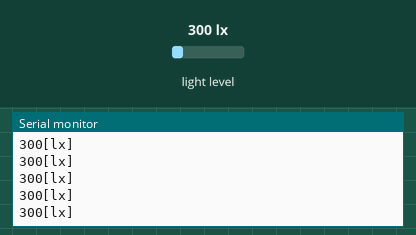
Recording of a sketch running on a simulated Arduino Uno, built with avr-gcc and run on an emulated ATmega328P. Parts: the last lines printed to the serial monitor. Wiring (inferred from the names in the program): BH1750 light sensor at I2C address 0x23. Inputs (shaded band) come from the test bench; at power-on: light level 300 lx.

Above: at 1.4 s.
1.5 s: light level set to 40 lx
At 1.69 s:
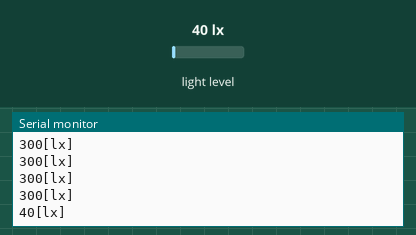
3.0 s: light level set to 500 lx
At 3.04 s:
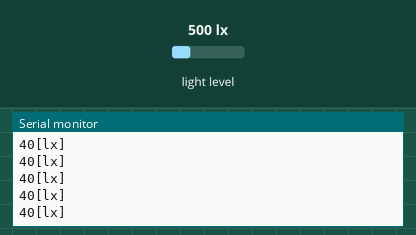
Timing chart, 0 to 6.0 s (numbered marks = the images above; inputs shaded):
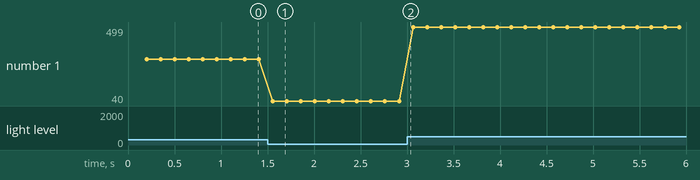

The sketch:

light_sensor.ino
```cpp
/*Sample code for the BH1750 Light sensor

 Connection:
 VCC-5v
 GND-GND
 SCL-SCL(analog pin-5)
 SDA-SDA(analog pin-4)
 ADD-NC <-- to asign a different I2C address to the sensor
*/

#include <Wire.h> //BH1750 IIC Mode
#include <math.h>
#include "gy30.h"

void setup()
{
   Wire.begin();
   Serial.begin(9600); //init Serial rate
   gy30Init(BH1750address);
   delay(200);
}

void loop()
{
  int i;
  uint16_t val=0;
  val = gy30Read(BH1750address);
  Serial.print(val,DEC);
  Serial.println("[lx]");
  delay(150);
}
```

MQ_sensors.cpp
```cpp
#include "MQ_sensors.h"
#include <Arduino.h>
void MQ_sensorsInit(int pin){
  pinMode(pin, INPUT);
}
int MQ_SensorsRead(int pin){
  int val = analogRead(pin);
  return val;
}
```

MQ_sensors.h
```cpp
#ifndef MQ_sensors
#define MQ_sensors

void MQ_sensorsInit(int pin);
int MQ_SensorsRead(int pin);

#endif MQ_sensors
```

SHT31d.cpp
```cpp
#include "SHT31d.h"
#include <Wire.h>
#include "Adafruit_SHT31.h"

Adafruit_SHT31 sht31 = Adafruit_SHT31();

void SHT31dInit(){
  if (! sht31.begin(0x44)) {   // Set to 0x45 for alternate i2c addr
  //  Serial.println("Couldn't find SHT31");
  }
}

struct TempData SHT31dRead(){
  struct TempData retVal;
  retVal.temp=sht31.readTemperature();
  retVal.humi=sht31.readHumidity();

  return retVal;
}
```

SHT31d.h
```cpp
#ifndef SHT31d
#define SHT31d

typedef struct TempData{
  float temp;
  float humi;
};

void SHT31dInit();
struct TempData SHT31dRead();

#endif SHT31d
```

gy30.cpp
```cpp
#include <Wire.h>
#include "gy30.h"

uint8_t buff[2];

uint16_t BH1750_Read(int address)
{
   int i=0;
   Wire.beginTransmission(address);
   Wire.requestFrom(address, 2);
   while(Wire.available())
   {
      buff[i] = Wire.read();  // receive one byte
      i++;
   }
   Wire.endTransmission();
   return i;
}

void gy30Init(int address){
  Wire.beginTransmission(address);
   Wire.write(0x10); //1lx reolution 120ms
   Wire.endTransmission();
}
uint16_t gy30Read(int address){
  uint16_t val=0;
  if(2==BH1750_Read(address))
  {
    val=((buff[0]<<8)|buff[1])/1.2;
  }
  return val;
}
```

gy30.h
```cpp
#ifndef GY30_H
#define GY30_H

#define BH1750address 0x23

void gy30Init(int address);
uint16_t gy30Read(int address);

#endif GY30_H
```

ms5611_rover.cpp
```cpp
#include "ms5611_rover.h"
#include <Wire.h>
#include <MS5611.h>

MS5611 ms5611;

void ms5611Init() {
  // Initialize MS5611 sensor
  // Ultra high resolution: MS5611_ULTRA_HIGH_RES
  // (default) High resolution: MS5611_HIGH_RES
  // Standard: MS5611_STANDARD
  // Low power: MS5611_LOW_POWER
  // Ultra low power: MS5611_ULTRA_LOW_POWER
  while(!ms5611.begin(MS5611_ULTRA_HIGH_RES)){};
}

struct PresData ms5611Read() {
  struct PresData retVal;
  retVal.pressure = ms5611.readPressure();
  retVal.altitude = ms5611.getAltitude(retVal.pressure);

  return retVal;
}
```

ms5611_rover.h
```cpp
#ifndef MS5611_ROVER_H
#define MS5611_ROVER_H

typedef struct PresData {
  long pressure; // Pascals
  double altitude; // Meters
};

void ms5611Init();
struct PresData ms5611Read();

#endif MS5611_ROVER_H
```

Measured:
- after the input at 1.5 s, the serial monitor: prints a new line after 0.06 s (image 1)
- plotted number 1: 300 → 40 after the input at 1.5 s, 40 → 499 after the input at 3.0 s
